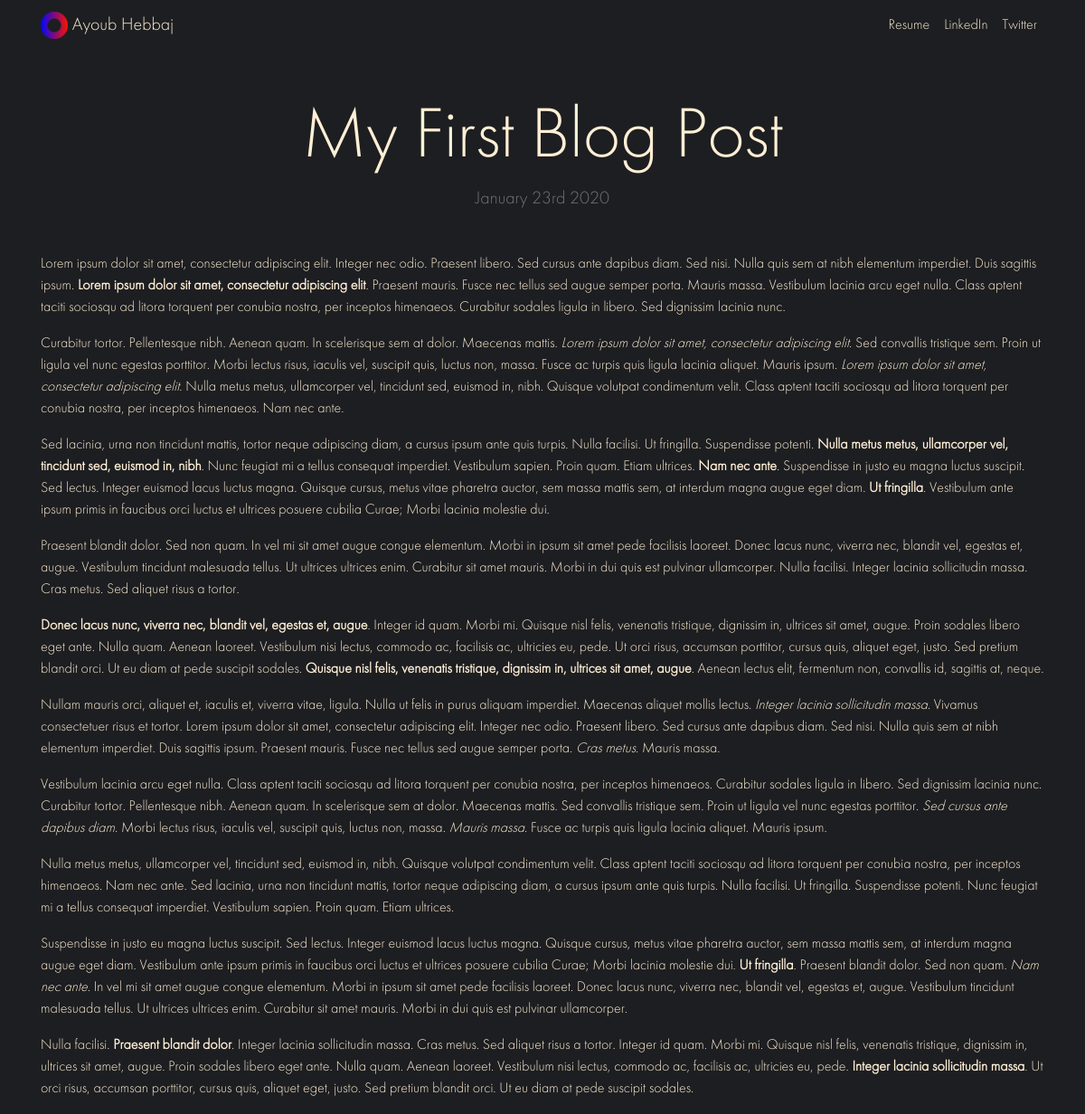
The page /blog/my-first-blog-post/ on the database its author committed.
### blog/models.py (models this page shows, shortened)
class Blog(models.Model):
    title = models.CharField(max_length=200)
    slug = models.SlugField(max_length=250,unique_for_date='date')
    description = models.TextField()
    description.label = None
    date = models.DateField()

### blog/views.py (the view)
# urls.py: path('<slug>/', views.detail, name='detail'),
def detail(request, slug):
    blog = get_object_or_404(Blog, slug=slug)
    return render(request, 'blog/detail.html',{'blog':blog})

### blog/templates/blog/detail.html
{% extends "blog/base.html" %}
{% load static %}
{% block content %}
<h1 class="text-center mt-5" id="blogdetailtitle">{{ blog.title }}</h1>
<h5 class="text-center text-muted mb-5">{{ blog.date|date:'F jS Y' }}</h5>
{{ blog.description|safe }}
{% endblock %}

### blog/static/portfolio/custom.css (style rules this page uses)
body { font-family: 'tfutura', -apple-system, BlinkMacSystemFont, "Segoe UI", Roboto, Oxygen, Ubuntu, Cantarell, "Fira Sans", "Droid Sans", "Helvetica Neue", sans-serif, "Apple Color Emoji", "Segoe UI Emoji", "Segoe UI Symbol" !important; }
@media (min-width: 992px) { #blogdetailtitle { font-size: 5rem; } }

### blog/templates/blog/base.html (style rules this page uses)
body { background: #1d1e21; color: papayawhip; }

### rows shown on the page
Blog: title "My First Blog Post", date "January 23rd 2020", description "Lorem ipsum dolor sit amet, consectetur adipiscing elit. Integer nec odio. Praesent libero. Sed cursus ante dapibus diam. Sed nisi. Nulla quis sem at nibh elementum imperdiet. Duis sagittis ipsum. Lorem ipsum dolor sit amet, consectetur adipiscing elit . Praesent mauris. Fusce nec tellus sed augue semper porta. Mauris massa. Vestibulum lacinia arcu eget nulla. Class aptent taciti sociosqu ad litora torquent per conubia nostra, per inceptos himenaeos. Curabitur sodales ligula in libero. Sed dignissim lacinia nunc. Curabitur tortor. Pellentesque nibh. Aenean quam. In scelerisque sem at dolor. Maecenas mattis. Lorem ipsum dolor sit amet, consectetur adipiscing elit . Sed convallis tristique…"
